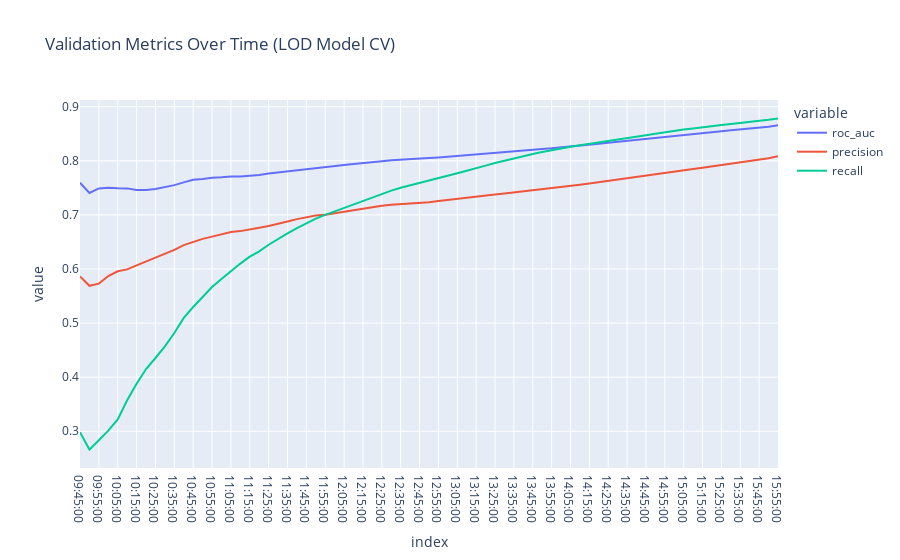

Here is the notebook cell this chart was saved with:
### Code cell
import datetime
import plotly.express as px

time_range = [datetime.time(hour, minute) for hour in range(9, 16) for minute in range(0, 60, 5)]
time_range = [x for x in time_range if x >= datetime.time(9,45)]
df_val = pd.DataFrame()
for t in time_range:
    X_val = X_test.loc[X_test['time'] <= t].copy()
    y_val = y_test.loc[X_val.index, 'lod_in'].copy()

    y_pred_val = lod_model_cv.predict_proba(X_val)[:,-1]

    df_val.loc[t, [
        'roc_auc',
        'precision',
        'recall'
    ]] =  roc_auc_score(y_val, y_pred_val), precision_score(y_val, y_pred_val > 0.5), recall_score(y_val, y_pred_val > 0.5)


fig = px.line(df_val, title='Validation Metrics Over Time (LOD Model CV)')
fig.show()
